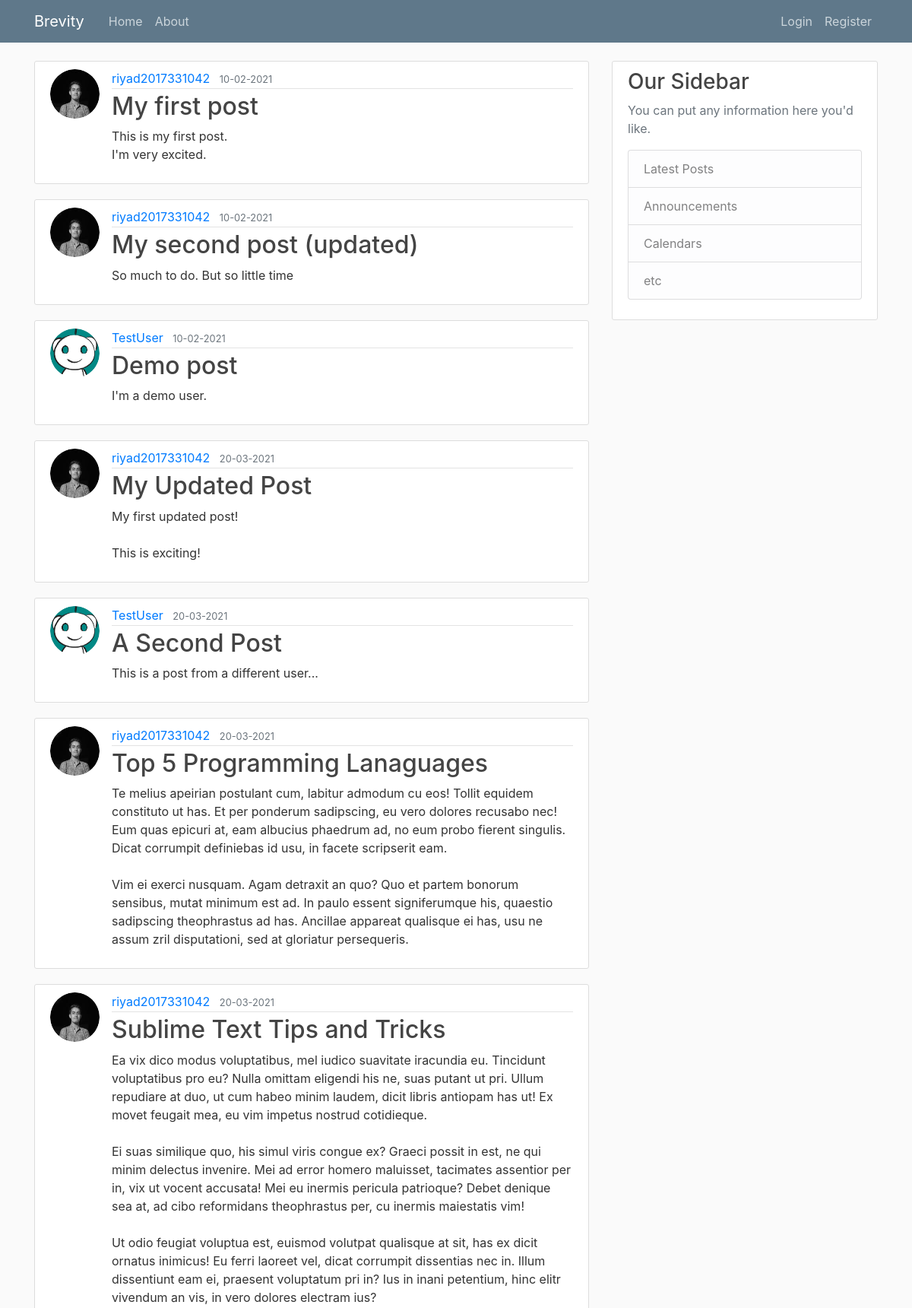
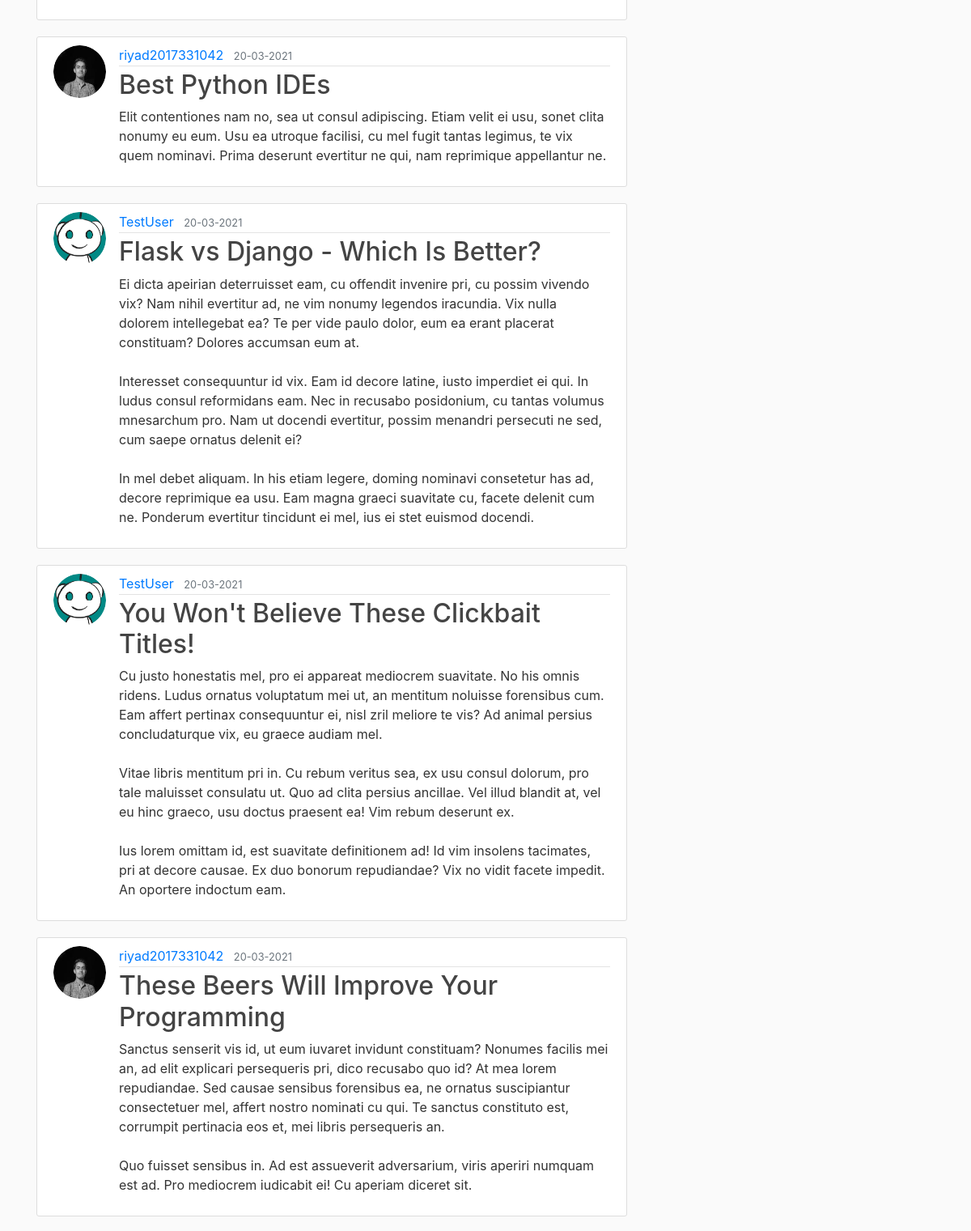
The page /home (upper part) on the database its author committed (2 pictures, top to bottom).
### brevity/models.py (models this page shows, shortened)
class Post(db.Model):
    id = db.Column(db.Integer, primary_key=True)
    title = db.Column(db.String(100), nullable=False)
    date_posted = db.Column(db.DateTime, nullable=False, default=datetime.utcnow)
    content = db.Column(db.Text, nullable=False)
    user_id = db.Column(db.Integer, db.ForeignKey('user.id'), nullable=False)

class User(db.Model, UserMixin):
    id = db.Column(db.Integer, primary_key=True)
    username = db.Column(db.String(20), unique=True, nullable=False)
    email = db.Column(db.String(120), unique=True, nullable=False)
    image_file = db.Column(db.String(20), nullable=False, default='default.jpg')
    password = db.Column(db.String(60), nullable=False)
    posts = db.relationship('Post', backref='author', lazy=True)                    #By default SQLAlchemy guess the relationship to be one to many as posts returns a list of post.

### brevity/routes.py (the view)
@app.route("/")
@app.route("/home")
def home():
    posts = Post.query.all()
    return render_template("home.html", posts = posts)

### brevity/templates/home.html
{% extends "layout.html" %}
{% block content %}
    {% for post in posts %}
        <article class="media content-section">
            <img class="rounded-circle article-img" src="{{ url_for('static', filename = 'profile_pics/' + post.author.image_file)}}">
            <div class="media-body">
                <div class="article-metadata">
                    <a class="mr-2" href="#">{{ post.author.username }}</a>
                    <small class="text-muted">{{ post.date_posted.strftime('%d-%m-%Y') }}</small>
                </div>
                <h2><a class="article-title" href="{{ url_for('post', post_id=post.id) }}">{{ post.title }}</a></h2>
                <p class="article-content">{{ post.content }}</p>
            </div>
        </article>
    {% endfor %}
{% endblock content %}

### brevity/templates/layout.html (shortened to what this page needs)
<!DOCTYPE html>
<html lang="en">
<head>
    <link rel="stylesheet" href="https://maxcdn.bootstrapcdn.com/bootstrap/4.0.0/css/bootstrap.min.css"
>
    <link rel="stylesheet" type="text/css" href="{{url_for('static', filename='main.css')}}">
</head>
<body>
    <header class="site-header">
        <nav class="navbar navbar-expand-md navbar-dark bg-steel fixed-top">
            <div class="container">
                <a class="navbar-brand mr-4" href="/">Brevity</a>
                <div class="collapse navbar-collapse" id="navbarToggle">
                    <div class="navbar-nav mr-auto">
                        <a class="nav-item nav-link" href="{{ url_for('home') }}">Home</a>
                        <a class="nav-item nav-link" href="{{ url_for('about') }}">About</a>
                    </div>
                    <div class="navbar-nav">
                        {% if current_user.is_authenticated %}
                            <a class="nav-item nav-link" href="{{ url_for('new_post') }}">New Post</a>
                            <a class="nav-item nav-link" href="{{ url_for('account') }}">Account</a>
                            <a class="nav-item nav-link" href="{{ url_for('logout') }}">Logout</a>
                        {% else %}
                            <a class="nav-item nav-link" href="{{ url_for('login') }}">Login</a>
                            <a class="nav-item nav-link" href="{{ url_for('register') }}">Register</a>
                        {% endif %}
                    </div>
                </div>
            </div>
        </nav>
    </header>
    <main role="main" class="container">
        <div class="row">
            <div class="col-md-8">
                {% block content %}{% endblock %}
            </div>
            <div class="col-md-4">
                <div class="content-section">
                    <h3>Our Sidebar</h3>
                    <p class='text-muted'>You can put any information here you'd like.
                    <ul class="list-group">
                        <li class="list-group-item list-group-item-light">Latest Posts</li>
                        <li class="list-group-item list-group-item-light">Announcements</li>
                        <li class="list-group-item list-group-item-light">Calendars</li>
                        <li class="list-group-item list-group-item-light">etc</li>
                    </ul>
                    </p>
                </div>
            </div>
        </div>
    </main>
</body>
</html>

### brevity/static/main.css (style rules this page uses)
body { background: #fafafa; color: #333333; margin-top: 5rem; }
h1, h2, h3, h4, h5, h6 { color: #444444; }
.bg-steel { background-color: #5f788a; }
.site-header .navbar-nav .nav-link { color: #cbd5db; }
.content-section { background: #ffffff; padding: 10px 20px; border: 1px solid #dddddd; border-radius: 3px; margin-bottom: 20px; }
.article-title { color: #444444; }
.article-content { white-space: pre-line; }
.article-img { height: 65px; width: 65px; margin-right: 16px; }
.article-metadata { padding-bottom: 1px; margin-bottom: 4px; border-bottom: 1px solid #e3e3e3 }

### rows shown on the page
Post: image_file (picture), author.username "riyad2017331042", date_posted "10-02-2021", title "My first post", content "This is my first post. I'm very excited."
Post: image_file (picture), author.username "riyad2017331042", date_posted "10-02-2021", title "My second post (updated)", content "So much to do. But so little time"
Post: image_file (placeholder picture), author.username "TestUser", date_posted "10-02-2021", title "Demo post", content "I'm a demo user."
Post: image_file (picture), author.username "riyad2017331042", date_posted "20-03-2021", title "My Updated Post", content "My first updated post! This is exciting!"
Post: image_file (placeholder picture), author.username "TestUser", date_posted "20-03-2021", title "A Second Post", content "This is a post from a different user..."
Post: image_file (picture), author.username "riyad2017331042", date_posted "20-03-2021", title "Top 5 Programming Lanaguages", content "Te melius apeirian postulant cum, labitur admodum cu eos! Tollit equidem constituto ut has. Et per ponderum sadipscing, eu vero dolores recusabo nec! Eum quas epicuri at, eam albucius phaedrum ad, no eum probo fierent singulis. Dicat corrumpit definiebas id usu, in facete scripserit eam. Vim ei exerci nusquam. Agam detraxit an quo? Quo et partem bonorum sensibus, mutat minimum est ad. In paulo essent signiferumque his, quaestio sadipscing theophrastus ad has. Ancillae appareat qualisque ei has, usu ne assum zril disputationi, sed at gloriatur persequeris."
Post: image_file (picture), author.username "riyad2017331042", date_posted "20-03-2021", title "Sublime Text Tips and Tricks", content "Ea vix dico modus voluptatibus, mel iudico suavitate iracundia eu. Tincidunt voluptatibus pro eu? Nulla omittam eligendi his ne, suas putant ut pri. Ullum repudiare at duo, ut cum habeo minim laudem, dicit libris antiopam has ut! Ex movet feugait mea, eu vim impetus nostrud cotidieque. Ei suas similique quo, his simul viris congue ex? Graeci possit in est, ne qui minim delectus invenire. Mei ad error homero maluisset, tacimates assentior per in, vix ut vocent accusata! Mei eu inermis pericula patrioque? Debet denique sea at, ad cibo reformidans theophrastus per, cu inermis maiestatis vim! Ut odio feugiat voluptua est, euismod volutpat qualisque at sit, has ex dicit ornatus inimicus! Eu…"
Post: image_file (picture), author.username "riyad2017331042", date_posted "20-03-2021", title "Best Python IDEs", content "Elit contentiones nam no, sea ut consul adipiscing. Etiam velit ei usu, sonet clita nonumy eu eum. Usu ea utroque facilisi, cu mel fugit tantas legimus, te vix quem nominavi. Prima deserunt evertitur ne qui, nam reprimique appellantur ne."
Post: image_file (placeholder picture), author.username "TestUser", date_posted "20-03-2021", title "Flask vs Django - Which Is Better?", content "Ei dicta apeirian deterruisset eam, cu offendit invenire pri, cu possim vivendo vix? Nam nihil evertitur ad, ne vim nonumy legendos iracundia. Vix nulla dolorem intellegebat ea? Te per vide paulo dolor, eum ea erant placerat constituam? Dolores accumsan eum at. Interesset consequuntur id vix. Eam id decore latine, iusto imperdiet ei qui. In ludus consul reformidans eam. Nec in recusabo posidonium, cu tantas volumus mnesarchum pro. Nam ut docendi evertitur, possim menandri persecuti ne sed, cum saepe ornatus delenit ei? In mel debet aliquam. In his etiam legere, doming nominavi consetetur has ad, decore reprimique ea usu. Eam magna graeci suavitate cu, facete delenit cum ne. Ponderum…"
Post: image_file (placeholder picture), author.username "TestUser", date_posted "20-03-2021", title "You Won't Believe These Clickbait Titles!", content "Cu justo honestatis mel, pro ei appareat mediocrem suavitate. No his omnis ridens. Ludus ornatus voluptatum mei ut, an mentitum noluisse forensibus cum. Eam affert pertinax consequuntur ei, nisl zril meliore te vis? Ad animal persius concludaturque vix, eu graece audiam mel. Vitae libris mentitum pri in. Cu rebum veritus sea, ex usu consul dolorum, pro tale maluisset consulatu ut. Quo ad clita persius ancillae. Vel illud blandit at, vel eu hinc graeco, usu doctus praesent ea! Vim rebum deserunt ex. Ius lorem omittam id, est suavitate definitionem ad! Id vim insolens tacimates, pri at decore causae. Ex duo bonorum repudiandae? Vix no vidit facete impedit. An oportere indoctum eam."
Post: image_file (picture), author.username "riyad2017331042", date_posted "20-03-2021", title "These Beers Will Improve Your Programming", content "Sanctus senserit vis id, ut eum iuvaret invidunt constituam? Nonumes facilis mei an, ad elit explicari persequeris pri, dico recusabo quo id? At mea lorem repudiandae. Sed causae sensibus forensibus ea, ne ornatus suscipiantur consectetuer mel, affert nostro nominati cu qui. Te sanctus constituto est, corrumpit pertinacia eos et, mei libris persequeris an. Quo fuisset sensibus in. Ad est assueverit adversarium, viris aperiri numquam est ad. Pro mediocrem iudicabit ei! Cu aperiam diceret sit."
